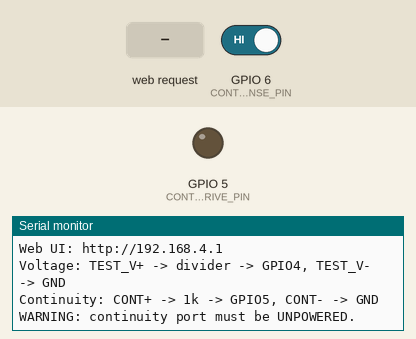
Simulated run of this sketch. Board: ESP32-S3. Shown: output pins drawn as LEDs (lit = HIGH), the last lines printed to the serial monitor. The inputs (shaded band) are chosen by the test bench; at power-on: GPIO 6 (CONTINUITY_SENSE_PIN) HIGH (analog values on the 0–4095 scale).

Above: at 1.7 s.
1.8 s: HTTP request GET /api/continuity received
At 2.5 s:
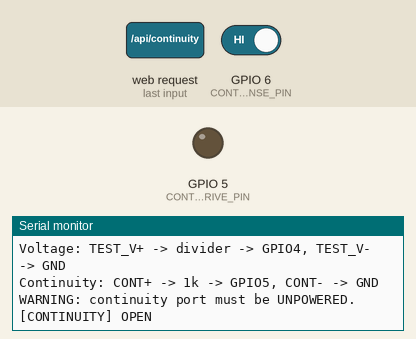
3.3 s: HTTP request GET /api/voltage received
At 4.7 s:
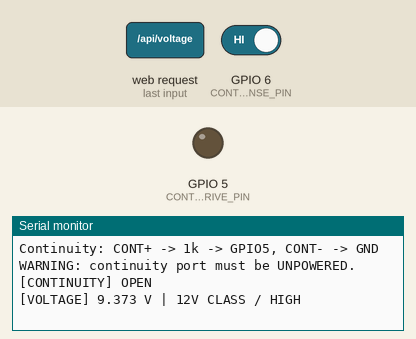

The sketch:

ESP32_S3_Circuit_Tester.ino
```cpp
/*
  ESP32-S3 Circuit Tester - No TFT
  --------------------------------
  Functions:
    1. DC voltage / battery voltage measurement: 0-12 V recommended
    2. Continuity test (DUT MUST be unpowered)
    3. Serial Monitor status
    4. Local Wi-Fi web dashboard

  Hardware:
    ESP32-S3 Dev Module
    Voltage input: TEST_V+ -> 22k -> ADC GPIO4 -> 4.7k -> GND
    100nF capacitor from GPIO4/ADC node to GND is recommended.
    Continuity: GPIO5 -> 1k resistor -> CONT+ ; CONT- -> GND
    Sense: GPIO6 connected to CONT+ through 10k resistor (optional status sense).

  IMPORTANT:
    - Voltage input is designed for LOW-VOLTAGE DC testing only.
    - Recommended maximum DUT voltage: 12 V DC.
    - NEVER connect mains/AC to the tester.
    - NEVER connect a powered battery/circuit to the continuity port.
    - Reverse polarity protection and an input fuse/polyfuse are recommended.
*/

#include <WiFi.h>
#include <WebServer.h>

const char* AP_SSID = "ESP32S3-Circuit-Tester";
const char* AP_PASSWORD = "change-me-123"; // Change before real deployment.

WebServer server(80);

// ADC pin for protected voltage input.
// Divider: 22k (top) + 4.7k (bottom)
constexpr uint8_t VOLTAGE_ADC_PIN = 4;

// Continuity test output.
// DUT is connected between CONT+ and GND.
constexpr uint8_t CONTINUITY_DRIVE_PIN = 5;
constexpr uint8_t CONTINUITY_SENSE_PIN = 6;

constexpr float R_TOP = 22000.0f;
constexpr float R_BOTTOM = 4700.0f;
constexpr float DIVIDER_RATIO = (R_TOP + R_BOTTOM) / R_BOTTOM;

constexpr float VOLTAGE_MAX_RECOMMENDED = 12.0f;
constexpr float CONTINUITY_THRESHOLD_OHMS_APPROX = 60.0f;

float readVoltage() {
  // analogReadMilliVolts() uses the ESP32 Arduino ADC calibration path.
  uint32_t mv = analogReadMilliVolts(VOLTAGE_ADC_PIN);
  float adcVoltage = mv / 1000.0f;
  float inputVoltage = adcVoltage * DIVIDER_RATIO;

  if (inputVoltage < 0.08f) inputVoltage = 0.0f;
  return inputVoltage;
}

bool continuityTest() {
  // This pin must only drive the isolated, unpowered continuity DUT.
  pinMode(CONTINUITY_DRIVE_PIN, OUTPUT);
  digitalWrite(CONTINUITY_DRIVE_PIN, HIGH);

  delay(3);
  int sense = digitalRead(CONTINUITY_SENSE_PIN);

  digitalWrite(CONTINUITY_DRIVE_PIN, LOW);
  pinMode(CONTINUITY_DRIVE_PIN, INPUT);

  return sense == LOW;
}

String voltageState(float v) {
  if (v < 0.08f) return "NO INPUT";
  if (v <= 1.1f) return "VERY LOW";
  if (v <= 1.6f) return "1.5V CLASS";
  if (v <= 4.3f) return "LOW VOLTAGE";
  if (v <= 5.5f) return "5V CLASS";
  if (v <= 8.0f) return "MID VOLTAGE";
  if (v <= 13.0f) return "12V CLASS / HIGH";
  return "OVER RANGE";
}

String jsonEscape(const String& s) {
  String out = s;
  out.replace("\"", "\\\"");
  return out;
}

const char INDEX_HTML[] PROGMEM = R"HTML(
<!doctype html>
<html lang="en">
<head>
<meta charset="utf-8">
<meta name="viewport" content="width=device-width,initial-scale=1">
<meta name="theme-color" content="#111827">
<title>ESP32-S3 Circuit Tester</title>
<style>
:root{color-scheme:dark;font-family:system-ui,-apple-system,Segoe UI,Roboto,sans-serif}
body{margin:0;background:#0b1220;color:#e5e7eb}
main{max-width:720px;margin:auto;padding:20px}
.card{background:#111827;border:1px solid #263244;border-radius:16px;padding:18px;margin:12px 0}
h1{font-size:24px;margin:0 0 6px}
h2{font-size:18px;margin:0 0 12px}
.value{font-size:42px;font-weight:800;margin:8px 0}
.badge{display:inline-block;padding:6px 10px;border-radius:999px;background:#1f2937}
button{width:100%;padding:14px;margin-top:8px;border:0;border-radius:12px;background:#2563eb;color:white;font-size:16px;font-weight:700}
button.secondary{background:#374151}
.warn{line-height:1.5;background:#2a1d08;border-color:#6b4b12}
.small{font-size:13px;color:#9ca3af;line-height:1.5}
.row{display:flex;gap:10px}.row>*{flex:1}
</style>
</head>
<body>
<main>
  <div class="card">
    <h1>ESP32-S3 Circuit Tester</h1>
    <div class="small">No TFT • browser + Serial Monitor</div>
  </div>

  <div class="card">
    <h2>DC Voltage / Battery</h2>
    <div class="value"><span id="v">--</span> V</div>
    <div class="badge" id="vs">Reading...</div>
    <button onclick="readVoltage()">Measure Voltage</button>
  </div>

  <div class="card">
    <h2>Continuity</h2>
    <div class="value" id="c">--</div>
    <div class="small">Connect only an UNPOWERED wire/component between CONT+ and GND.</div>
    <button onclick="testContinuity()">Test Continuity</button>
  </div>

  <div class="card warn">
    <strong>Safety</strong>
    <div class="small">
      Voltage port: low-voltage DC only, recommended maximum 12 V.
      Never test mains/AC. Never connect a powered battery to the continuity port.
      Use the external protection circuit described in README.md.
    </div>
  </div>
</main>
<script>
async function readVoltage(){
  const r=await fetch('/api/voltage'); const d=await r.json();
  document.getElementById('v').textContent=d.voltage.toFixed(2);
  document.getElementById('vs').textContent=d.state;
}
async function testContinuity(){
  const r=await fetch('/api/continuity'); const d=await r.json();
  document.getElementById('c').textContent=d.continuity?'CONTINUITY':'OPEN';
}
readVoltage();
</script>
</body>
</html>
)HTML";

void handleRoot() {
  server.send_P(200, "text/html", INDEX_HTML);
}

void handleVoltage() {
  float v = readVoltage();

  String json = "{";
  json += "\"voltage\":";
  json += String(v, 3);
  json += ",\"state\":\"";
  json += jsonEscape(voltageState(v));
  json += "\"";
  json += ",\"max_recommended\":";
  json += String(VOLTAGE_MAX_RECOMMENDED, 1);
  json += "}";

  server.send(200, "application/json", json);

  Serial.print("[VOLTAGE] ");
  Serial.print(v, 3);
  Serial.print(" V | ");
  Serial.println(voltageState(v));
}

void handleContinuity() {
  bool connected = continuityTest();

  String json = "{\"continuity\":";
  json += connected ? "true" : "false";
  json += "}";

  server.send(200, "application/json", json);

  Serial.print("[CONTINUITY] ");
  Serial.println(connected ? "CONTINUITY" : "OPEN");
}

void setup() {
  Serial.begin(115200);
  delay(500);

  analogReadResolution(12);
  analogSetPinAttenuation(VOLTAGE_ADC_PIN, ADC_11db);

  pinMode(CONTINUITY_DRIVE_PIN, INPUT);
  pinMode(CONTINUITY_SENSE_PIN, INPUT_PULLUP);

  WiFi.mode(WIFI_AP);
  bool apOK = WiFi.softAP(AP_SSID, AP_PASSWORD);

  server.on("/", HTTP_GET, handleRoot);
  server.on("/api/voltage", HTTP_GET, handleVoltage);
  server.on("/api/continuity", HTTP_GET, handleContinuity);
  server.begin();

  Serial.println();
  Serial.println("================================");
  Serial.println(" ESP32-S3 CIRCUIT TESTER");
  Serial.println("================================");
  Serial.print("AP started: ");
  Serial.println(apOK ? "YES" : "NO");
  Serial.print("SSID: ");
  Serial.println(AP_SSID);
  Serial.print("Password: ");
  Serial.println(AP_PASSWORD);
  Serial.print("Web UI: http://");
  Serial.println(WiFi.softAPIP());
  Serial.println();
  Serial.println("Voltage: TEST_V+ -> divider -> GPIO4, TEST_V- -> GND");
  Serial.println("Continuity: CONT+ -> 1k -> GPIO5, CONT- -> GND");
  Serial.println("WARNING: continuity port must be UNPOWERED.");
}

void loop() {
  server.handleClient();
}
```

Measured:
- after the input at 1.8 s, the serial monitor: prints a new line at once (image 1)
- after the input at 3.3 s, the serial monitor: prints a new line at once (image 2)
